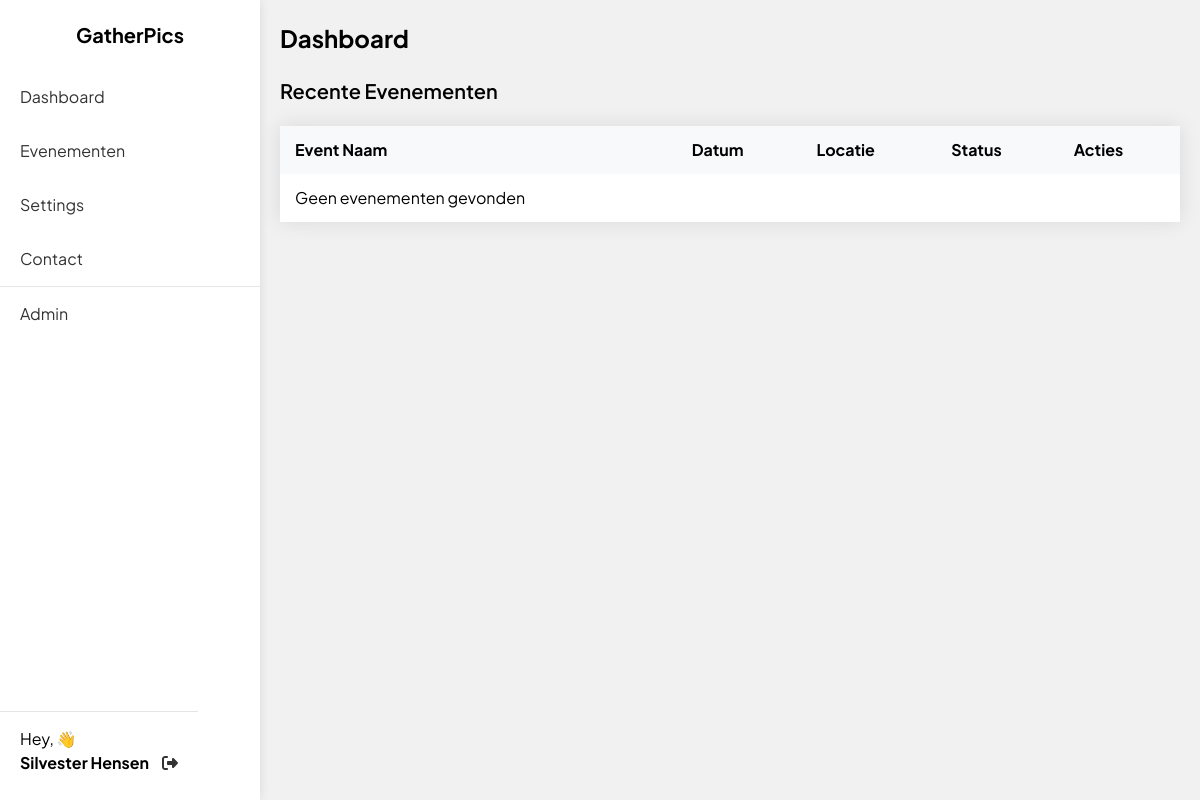
The page /dashboard.php (signed in) on the database as committed earlier.
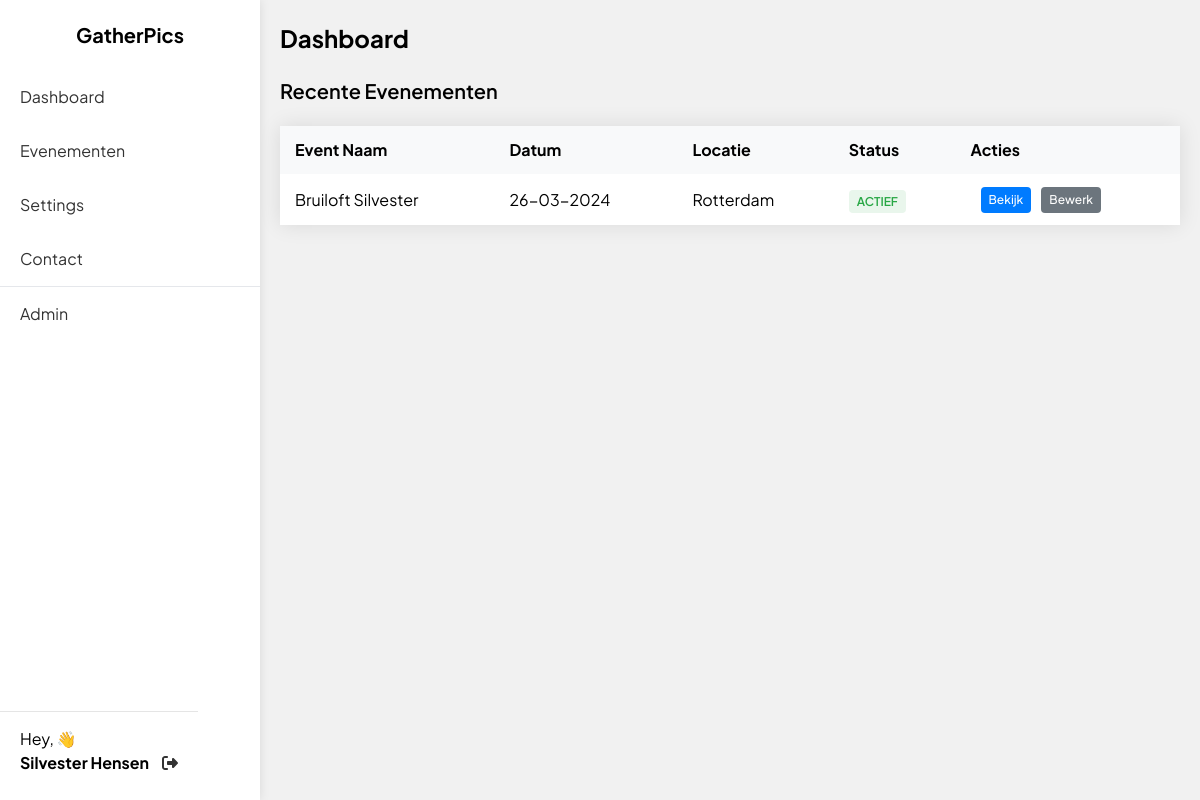
The same page on the database as committed later.
### tables this page shows
CREATE TABLE `events` (
  `id` int(11) NOT NULL,
  `userid` int(11) NOT NULL,
  `naam` varchar(255) NOT NULL,
  `users` varchar(255) NOT NULL,
  `locatie` varchar(255) NOT NULL,
  `status` varchar(255) NOT NULL,
  `date` datetime NOT NULL DEFAULT current_timestamp(),
  `last_updated` datetime NOT NULL DEFAULT current_timestamp()
);

### dashboard.php (the view, shortened to what this page needs)
<?php
require_once 'REQUIRED/config.php';
?>
<!DOCTYPE html>
<html lang="nl">
<head>
  <link rel="stylesheet" href="https://cdnjs.cloudflare.com/ajax/libs/tailwindcss/2.2.7/tailwind.min.css">
  <link rel="stylesheet" href="https://cdnjs.cloudflare.com/ajax/libs/animate.css/4.1.1/animate.min.css" />
  <link rel="stylesheet" href="CSS/dashboard.css">
  <link rel="stylesheet" href="./CSS/cursor.css">
</head>
<body class="animate__animated animate__fadeIn">
  <nav class="sidebar">
      <div class="sidebar-header">
        <a href="./" class="logo">
          <h3>GatherPics</h3>
        </a>
      </div>
      <ul class="nav-links">
          <li><a onclick="navigate('dashboard')">Dashboard</a></li>
          <li><a onclick="navigate('events')">Evenementen</a></li>
          <li><a onclick="navigate('settings')">Settings</a></li>
          <li><a onclick="navigate('contact')">Contact</a></li>
          <?php if ($_SESSION['role'] == 'admin') { ?>
            <hr>
            <li><a href="admin">Admin</a></li>
          <?php } ?>
      </ul>
      <div class="user-info">
        <span class="logged-user-hey">Hey, &#128075;</span><br>
        <span class="logged-in-user"><?php echo $_SESSION['name']; ?></span>
          <a href="logout" class="logout-icon">
                <i class="fas fa-sign-out-alt"></i>
              </a>
      </div>
  </nav>
  <div class="content">
    <div class="dashboard">
      <h1>Dashboard</h1>
      <div class="dashboard-content">
    <h2>Recente Evenementen</h2>
    <div class="table-responsive">
        <table class="table">
            <thead>
                <tr>
                    <th>Event Naam</th>
                    <th>Datum</th>
                    <th>Locatie</th>
                    <th>Status</th>
                    <th>Acties</th>
                </tr>
            </thead>
            <tbody>
              <?php
              $stmt = $con->prepare("SELECT * FROM events WHERE FIND_IN_SET(?, users)");
              $stmt->bind_param("i", $_SESSION['id']);
              $stmt->execute();
              $result = $stmt->get_result();
              if ($result->num_rows > 0) {
                while ($row = $result->fetch_assoc()) {
                  $date = date('d-m-Y', strtotime($row['date']));
                  echo '<tr>
                    <td>' . $row['naam'] . '</td>
                    <td>' . $date . '</td>
                    <td>' . $row['locatie'] . '</td>
                    <td><span class="status-badge status-'. $row['status'].'">'. $row['status'].'</span></td>
                    <td>';
                  if ($row['userid'] == $_SESSION['id']) {
                    echo '<a href="event?id=' . $row['id'] . '" class="btn btn-primary btn-sm">Bekijk</a>';
                    echo '<a href="edit-event?id=' . $row['id'] . '" class="btn btn-secondary btn-sm">Bewerk</a>';
                  } else {
                    echo '<a href="event?id=' . $row['id'] . '" class="btn btn-primary btn-sm">Bekijk</a>';
                  }
                  echo '</td>
                  </tr>';
                }
              } else {
                echo '<tr>
                  <td>Geen evenementen gevonden</td>
                  <td></td>
                  <td></td>
                  <td></td>
                  <td></td>
                </tr>';
              }
              ?>
            </tbody>
        </table>
    </div>
</div>
  </div>
</body>
</html>

### CSS/dashboard.css (style rules this page uses)
* { margin: 0; padding: 0; box-sizing: border-box; font-family: "Plus Jakarta Sans", sans-serif; }
body { min-height: 100vh; background-color: #f1f1f1; }
.sidebar { position: fixed; top: 0; left: 0; height: 100%; width: 260px; background-color: #fff; box-shadow: 0 0 10px rgba(0, 0, 0, 0.1); overflow-y: auto; transition: all 0.3s ease; z-index: 1; }
.sidebar-header { padding: 20px; font-size: 20px; font-weight: bold; text-align: center; }
.nav-links { list-style-type: none; padding: 0; }
.nav-links li a { display: flex; align-items: center; text-decoration: none; padding: 15px 20px; color: #333; transition: all 0.3s ease; }
.content { margin-left: 260px; padding: 20px; }
.user-info { position: absolute; bottom: 10px; align-items: center; padding: 15px 20px; border-top: 1px solid #e5e5e5; }
.logged-in-user { font-weight: bold; margin-right: 10px; }
.logout-icon { color: #333; font-size: 16px; text-decoration: none; }
h1 { font-size: 24px; font-weight: bolder; margin-bottom: 20px; }
h2 { font-size: 20px; font-weight: 600; margin-bottom: 20px; }
.table { width: 100%; border-collapse: collapse; background-color: #fff; box-shadow: 0 0 20px rgba(0, 0, 0, 0.1); }
.table th, .table td { padding: 12px 15px; text-align: left; }
.table thead { background-color: #f8f9fa; }
.status-badge { padding: 4px 8px; border-radius: 4px; font-size: 12px; font-weight: 600; text-transform: uppercase; }
.status-ACTIEF { color: #28a745; background-color: rgba(40, 167, 69, 0.1); }
.btn { display: inline-block; padding: 6px 12px; border-radius: 4px; text-decoration: none; font-size: 14px; font-weight: 500; transition: background-color 0.3s ease; }
.btn-primary { color: #fff; background-color: #007bff; }
.btn-secondary { color: #fff; background-color: #6c757d; }
.btn-sm { padding: 4px 8px; margin-left: 10px; font-size: 12px; }

Rows that differ between the two databases and show on the page:
added events: naam "Bruiloft Silvester", date "26-03-2024", locatie "Rotterdam", status "ACTIEF"
Other text that changed with them:
text no longer shown: "Geen evenementen gevonden"
